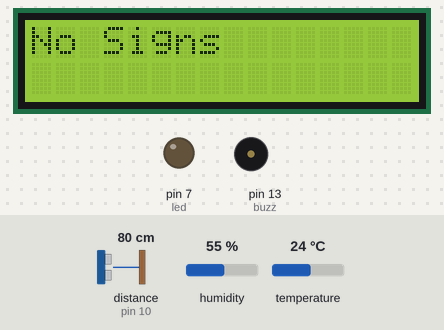
The sketch below on a simulated Arduino Uno, built with avr-gcc and run on an emulated ATmega328P. Parts: 16×2 character LCD, output pins drawn as LEDs (lit = HIGH), buzzer (waves = sounding, pin HIGH). Wiring (inferred from the names in the program): ultrasonic range finder: trigger pin 9; echo pin 10. The test bench sets the inputs (shaded band); at power-on: distance to the obstacle (sensor on pin 10) 80 cm, humidity 55 %, temperature 24 °C. The echo pulse lasts 58.3 µs per cm; pins used as bus, display or sensor lines are not drawn; what the sketch prints to the serial monitor is not drawn.

Above: at 1.6 s.
1.7 s: distance to the obstacle (sensor on pin 10) set to 66 cm
3.9 s: distance to the obstacle (sensor on pin 10) set to 56 cm
At 4.4 s:
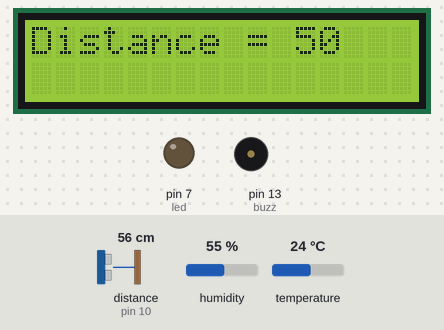
6.1 s: distance to the obstacle (sensor on pin 10) set to 22 cm
At 7.4 s:
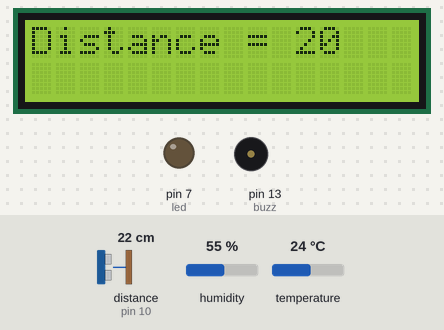
8.6 s: distance to the obstacle (sensor on pin 10) set to 18 cm
At 10.1 s:
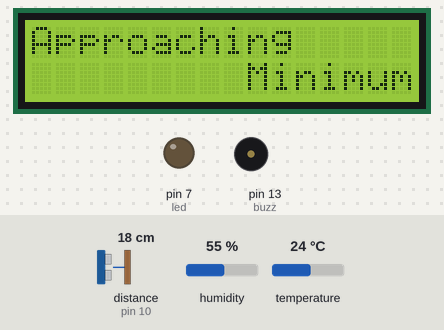
10.8 s: distance to the obstacle (sensor on pin 10) set to 8 cm
13.0 s: distance to the obstacle (sensor on pin 10) set to 5 cm
At 14.6 s:
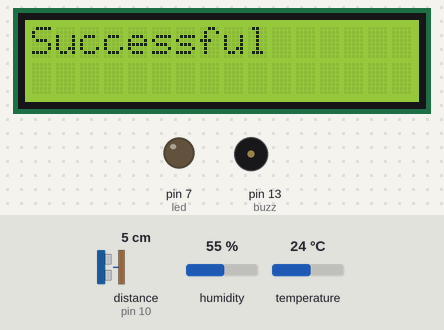
Timing chart, 0 to 16.1 s (numbered marks = the images above; inputs shaded):
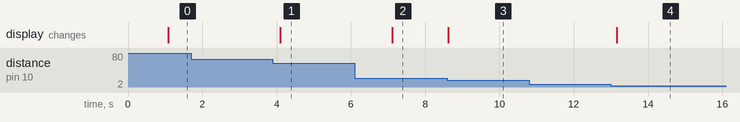

Measured:
- the behaviour switches between 61 and 60 cm on distance to the obstacle (sensor on pin 10) (found by bisection; images 0 and 1)
- the behaviour switches between 21 and 20 cm on distance to the obstacle (sensor on pin 10) (found by bisection; images 2 and 3)
- the behaviour switches between 7 and 6 cm on distance to the obstacle (sensor on pin 10) (found by bisection; images 3 and 4)
- after the input at 1.7 s, every drawn part: stays the same
- after the input at 3.9 s, the display: changes after 0.20 s (image 1)
- after the input at 6.1 s, the display: changes after 1.0 s (image 2)
- after the input at 8.6 s, the display: changes at once (image 3)
- after the input at 10.8 s, every drawn part: stays the same
- after the input at 13.0 s, the display: changes after 0.16 s (image 4)

The sketch:

RMS.ino
```cpp
#include <LiquidCrystal.h>
#include <DHT.h>

LiquidCrystal lcd(12, 11, 5, 4, 3, 2);
DHT dht;

#define buzz 13
#define led 7

String voice;
const int trigPin = 9;
const int echoPin = 10;
long duration;
int distance;

void setup() {
  Serial.begin(9600);
  Serial.println("Status\tHumidity (%)\tTemperature (C)\t(F)");

  lcd.begin(16, 2);

  pinMode(buzz, OUTPUT);
  pinMode(trigPin, OUTPUT);
  pinMode(echoPin, INPUT);
  pinMode(led, OUTPUT);

  dht.setup(8);
}

void loop() {
  fluctuations();
  delay(500);
}

void fluctuations() {
  delay(1000);
  float humidity = dht.getHumidity();
  float temperature = dht.getTemperature();
  //Serial.print(dht.getStautusString());
  Serial.print(dht.getStatusString());
  Serial.print("\t");
  Serial.print(humidity, 1);
  Serial.print("\t\t");
  Serial.println(temperature, 1);
  if (humidity < 40 && temperature < 12) {
    lcd.setCursor(0, 0);
    lcd.print("Land your Plane");
    lcd.setCursor(5, 1);
    lcd.print("nearby");
  } else {
    saferunway();
  }
}

void beeper() {
  analogWrite(buzz, 50);
  delay(100);
  analogWrite(buzz, 0);
  delay(100);
}

void saferunway() {
  digitalWrite(trigPin, LOW);
  delayMicroseconds(2);

  digitalWrite(trigPin, HIGH);
  delayMicroseconds(10);

  digitalWrite(trigPin, LOW);

  duration = pulseIn(echoPin, HIGH);
  distance = duration * 0.034 / 2;

  //Serial.println(distance);

  if (distance < 60 && distance >= 50) {
    lcd.clear();
    lcd.setCursor(0, 0);
    lcd.print("Distance = 50");
    //lcd.print(distance);
  } else if (distance < 50 && distance >= 40) {
    lcd.clear();
    lcd.setCursor(0, 0);
    lcd.print("Distance = 40");
    //lcd.print(distance);
  } else if (distance < 40 && distance >= 30) {
    lcd.clear();
    lcd.setCursor(0, 0);
    lcd.print("Distance = 30");
    //lcd.print(distance);
  } else if (distance < 30 && distance >= 20) {
    lcd.clear();
    lcd.setCursor(0, 0);
    lcd.print("Distance = 20");
    //lcd.print(distance);
  } else if (distance < 20 && distance >= 6) {
    lcd.clear();
    lcd.setCursor(0, 0);
    lcd.print("Approaching");
    lcd.setCursor(9, 1);
    lcd.print("Minimum");
    //lcd.print(distance);
  } else if (distance < 6 && distance >= 0) {
    voiceyBT();
    lcd.clear();
    lcd.setCursor(0, 0);
    lcd.print("Successful");
    //lcd.print(distance);
  } else {
    lcd.clear();
    lcd.setCursor(0, 0);
    lcd.print("No Signs");
    //lcd.print(distance);
  }
}

void voiceyBT() {
  while (Serial.available()) {
    delay(10);
    char chr = Serial.read();
    if (chr == '#') {
      break;
    }
    voice += chr;
  }
  int len = voice.length();
  if (len > 0) {
    if (voice == "*landed") {
      digitalWrite(led, HIGH);
    } else if (voice == "*okay" || voice == "*ok") {
      digitalWrite(led, LOW);
    }
  }
  voice = "";
}
```
